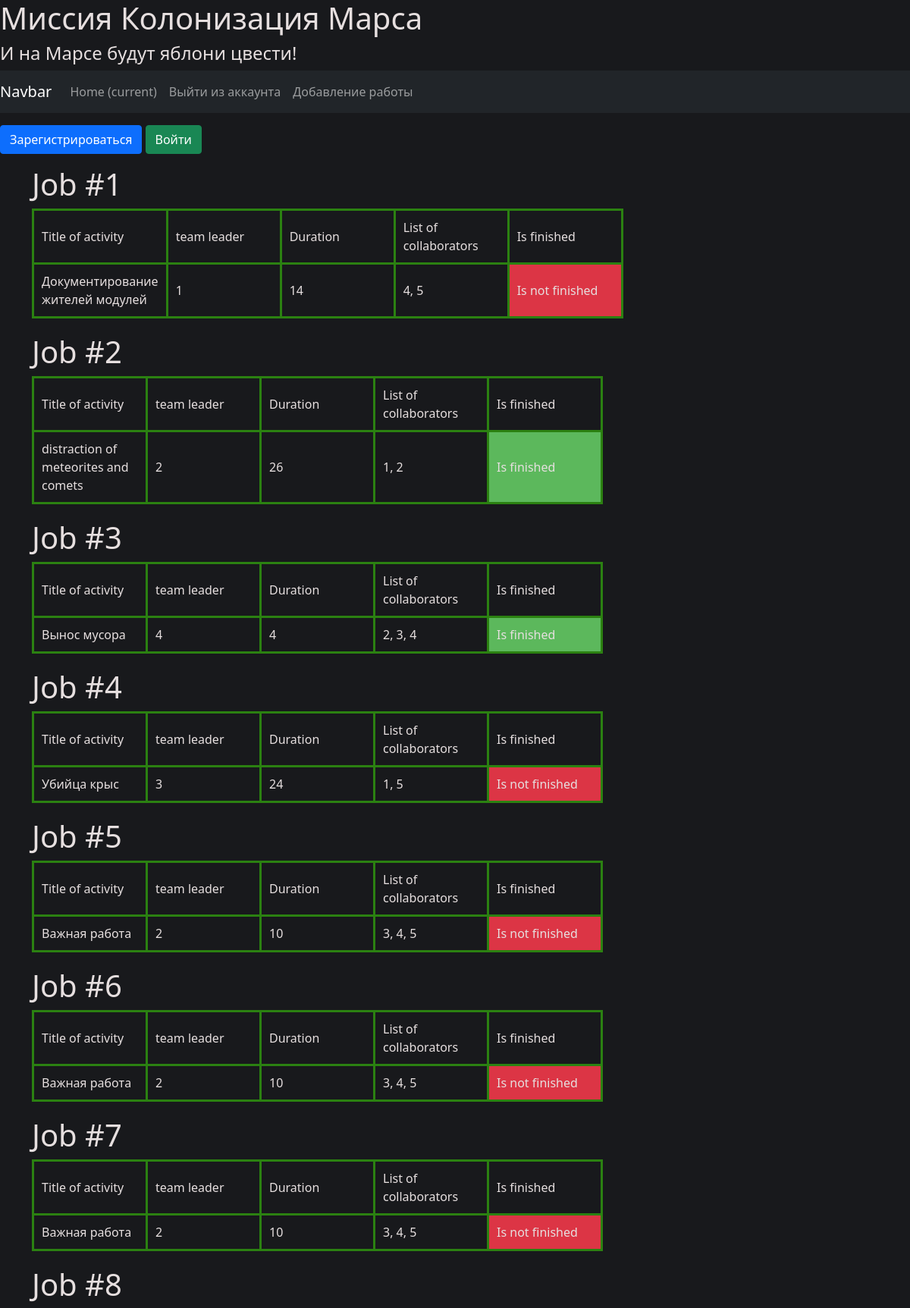
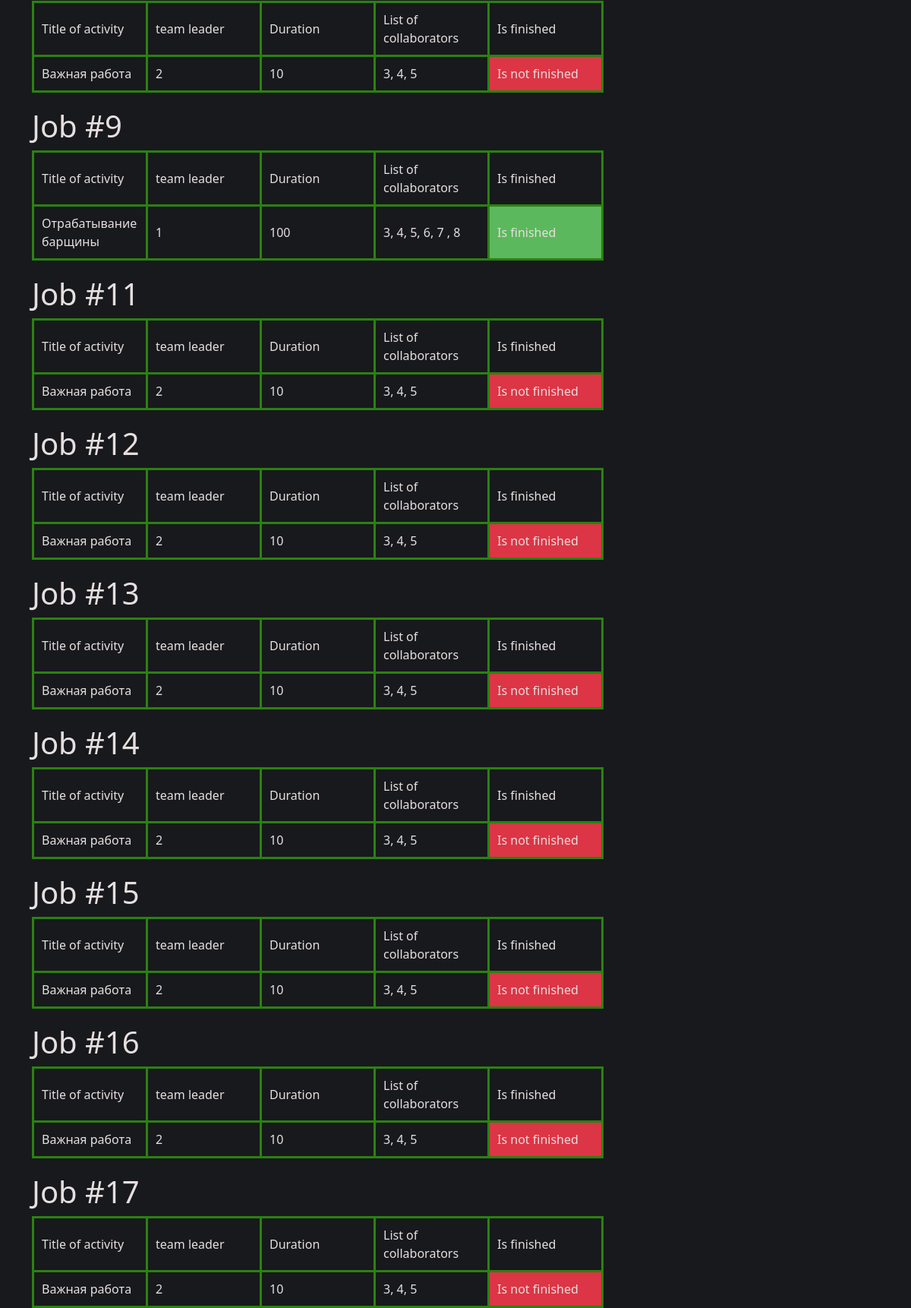
The page / (upper part) on the database its author committed (2 pictures, top to bottom).
### data/jobs.py (models this page shows, shortened)
class Job(SqlAlchemyBase, SerializerMixin):
    __tablename__ = 'jobs'
    id = sqlalchemy.Column(sqlalchemy.Integer,
                           primary_key=True, autoincrement=True)
    team_leader = sqlalchemy.Column(sqlalchemy.Integer, sqlalchemy.ForeignKey("users.id"))
    job = sqlalchemy.Column(sqlalchemy.String)
    work_size = sqlalchemy.Column(sqlalchemy.Integer)
    collaborators = sqlalchemy.Column(sqlalchemy.String)
    start_date = sqlalchemy.Column(sqlalchemy.DateTime, default=datetime.datetime.now)
    end_date = sqlalchemy.Column(sqlalchemy.DateTime)
    is_finished = sqlalchemy.Column(sqlalchemy.Boolean, default=False)
    user = orm.relationship('User')

### repr.py (the view)
@app.route('/index')
@app.route('/')
def index():
    db_sess = create_session()
    lst = []
    for job in db_sess.query(Job).all():
        lst.append(job)
    return render_template('home.html', title='Милый дом', list=lst)

### data/db_session.py (called while the page is built)
def create_session() -> Session:
    global __factory
    return __factory()

### templates/home.html (shortened to what this page needs)
{% extends "base.html" %}
{% block hed %}
<link rel="stylesheet" href="/static/css/table.css">
{% endblock %}
{% block navigate %}
<nav class="navbar navbar-expand-lg navbar-dark bg-dark">
  <a class="navbar-brand" href="/">Navbar</a>
  <div class="collapse navbar-collapse" id="navbarSupportedContent">
    <ul class="navbar-nav mr-auto">
      <li class="nav-item active">
        <a class="nav-link" href="/">Home <span class="sr-only">(current)</span></a>
      </li>
      <li class="nav-item">
        <a class="nav-link" href="/logout">Выйти из аккаунта</a>
      </li>
      <li class="nav-item">
        <a class="nav-link" href="/add_job">Добавление работы</a>
      </li>
    </ul>
  </div>
</nav>
{% endblock %}
{% block content %}
{% for job in list %}
<h1>Job #{{job.id}}</h1>
<table>
    <thead>
    <tr>
        <td>Title of activity</td>
        <td>team leader</td>
        <td>Duration</td>
        <td>List of collaborators</td>
        <td>Is finished</td>
    </tr>
    </thead>
    <tbody>
        <tr>
            <td>{{job.job}}</td>
            <td>{{job.team_leader}}</td>
            <td>{{job.work_size}}</td>
            <td>{{job.collaborators}}</td>
            {% if job.is_finished %}
            <td class="finished">Is finished</td>
            {% else %}
            <td class="not_finished">Is not finished</td>
            {% endif %}
        </tr>
    </tbody>
</table>
{% endfor %}
{% endblock %}

### static/css/table.css (style rules this page uses)
td { text-align: left; padding: 10px; border: 3px solid rgb(43, 129, 17); min-width: 150px; }
td.finished { background: #5cb85c }
td.not_finished { background: #dc3545 }
body { background-color: #18191C; color: #e6dfdf; }
table { width: 650px; border-top: 7px solid rgb(43, 129, 17); border-collapse: collapse; text-align: center; margin-bottom: 20px; border: 1px solid #dddddd; }

### rows shown on the page
Job: id "1", job "Документирование жителей модулей", team_leader "1", work_size "14", collaborators "4, 5", is_finished "Is not finished"
Job: id "2", job "distraction of meteorites and comets", team_leader "2", work_size "26", collaborators "1, 2", is_finished "Is finished"
Job: id "3", job "Вынос мусора", team_leader "4", work_size "4", collaborators "2, 3, 4", is_finished "Is finished"
Job: id "4", job "Убийца крыс", team_leader "3", work_size "24", collaborators "1, 5", is_finished "Is not finished"
Job: id "5", job "Важная работа", team_leader "2", work_size "10", collaborators "3, 4, 5", is_finished "Is not finished"
Job: id "6", job "Важная работа", team_leader "2", work_size "10", collaborators "3, 4, 5", is_finished "Is not finished"
Job: id "7", job "Важная работа", team_leader "2", work_size "10", collaborators "3, 4, 5", is_finished "Is not finished"
Job: id "8", job "Важная работа", team_leader "2", work_size "10", collaborators "3, 4, 5", is_finished "Is not finished"
Job: id "9", job "Отрабатывание барщины", team_leader "1", work_size "100", collaborators "3, 4, 5, 6, 7 , 8", is_finished "Is finished"
Job: id "11", job "Важная работа", team_leader "2", work_size "10", collaborators "3, 4, 5", is_finished "Is not finished"
Job: id "12", job "Важная работа", team_leader "2", work_size "10", collaborators "3, 4, 5", is_finished "Is not finished"
Job: id "13", job "Важная работа", team_leader "2", work_size "10", collaborators "3, 4, 5", is_finished "Is not finished"
Job: id "14", job "Важная работа", team_leader "2", work_size "10", collaborators "3, 4, 5", is_finished "Is not finished"
Job: id "15", job "Важная работа", team_leader "2", work_size "10", collaborators "3, 4, 5", is_finished "Is not finished"
Job: id "16", job "Важная работа", team_leader "2", work_size "10", collaborators "3, 4, 5", is_finished "Is not finished"
Job: id "17", job "Важная работа", team_leader "2", work_size "10", collaborators "3, 4, 5", is_finished "Is not finished"
